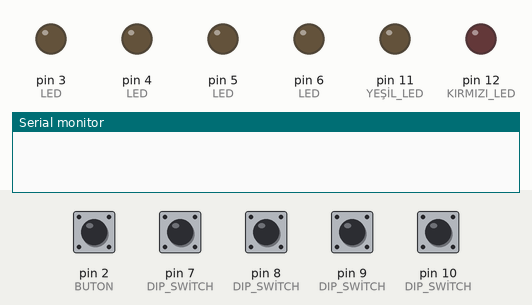
Recording of a sketch running on a simulated Arduino Uno, built with avr-gcc and run on an emulated ATmega328P. Parts: output pins drawn as LEDs (lit = HIGH), the last lines printed to the serial monitor. The test bench sets the inputs (shaded band); at power-on: pin 2 (BUTON), pin 7 (DIP_SWİTCH), pin 8 (DIP_SWİTCH), pin 9 (DIP_SWİTCH), pin 10 (DIP_SWİTCH) LOW. Random numbers use the default seed unless the sketch sets one.

Above: at 1.2 s.
1.3 s: pin 2 (BUTON) pulled HIGH for 0.15 s
At 2.5 s:
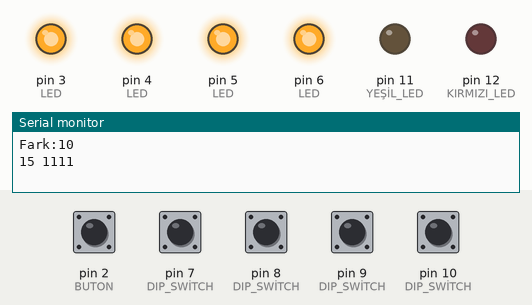
At 8.3 s:
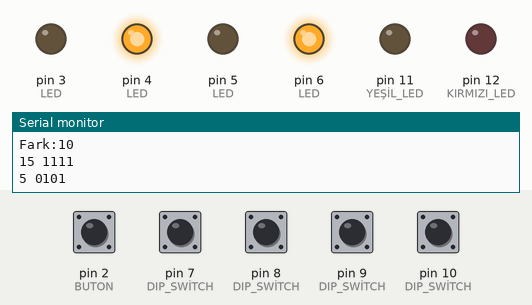
Timing chart, 0 to 28.8 s (numbered marks = the images above; inputs shaded):
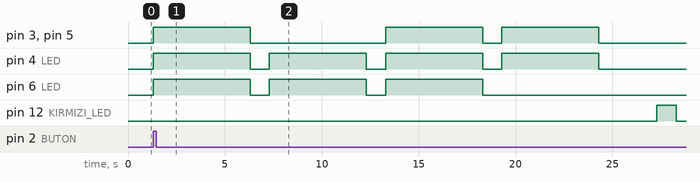

Measured:
- after the input at 1.3 s, pin 3 (LED): goes HIGH 5.0 s, LOW 7.0 s, HIGH 5.0 s, LOW 1.0 s, HIGH 5.0 s, then LOW, starting at once; pin 4 (LED): alternates HIGH for 5.0 s and LOW for 1.0 s, starting at once

The sketch:

Microcontroller_Game.ino
```cpp
int basla=0;
int sayi1,sayi2,sayi3,sayi4;
int fark=0;
void setup() {
  Serial.begin(9600); //SERİ HABERLEŞME
  randomSeed(analogRead(A0)); //RASTGELE  SAYI ÜRETME
  pinMode(2,INPUT);//BUTON

  pinMode(3,OUTPUT);//LED
  pinMode(4,OUTPUT);//LED
  pinMode(5,OUTPUT);//LED
  pinMode(6,OUTPUT);//LED

  pinMode(7,INPUT);//DIP SWİTCH
  pinMode(8,INPUT);//DIP SWİTCH
  pinMode(9,INPUT);//DIP SWİTCH
  pinMode(10,INPUT);//DIP SWİTCH

  pinMode(11,OUTPUT); //YEŞİL LED
  pinMode(12,OUTPUT); // KIRMIZI LED
}
void loop() {
  digitalWrite(3,LOW);
  digitalWrite(4,LOW);
  digitalWrite(5,LOW);
  digitalWrite(6,LOW);

  digitalWrite(11,LOW);
  digitalWrite(12,LOW);

  basla=digitalRead(2);
  if(basla)   //BUTUNA BASILINCA BAŞLA
    {
      sayi1=random(1,16); //Rastgele sayı üret
      sayi2=random(1,16); //Rastgele sayı üret
      sayi3=random(1,16); //Rastgele sayı üret
      sayi4=random(1,16); //Rastgele sayı üret

      int sayilarSirala[4];
      sayilarSirala[0]=sayi1;
      sayilarSirala[1]=sayi2;
      sayilarSirala[2]=sayi3;
      sayilarSirala[3]=sayi4;
      //EN BÜYÜK İLE EN KÜÇÜK BULMA
      int enBuyuk=sayilarSirala[0];
      int enKucuk=sayilarSirala[0];
      for(int sayac1=0;sayac1<=3;sayac1++){
        if(sayilarSirala[sayac1]>=enBuyuk){
          enBuyuk=sayilarSirala[sayac1];
        }
        if(sayilarSirala[sayac1]<=enKucuk){
          enKucuk=sayilarSirala[sayac1];
        }
      }
      fark=enBuyuk-enKucuk; //EN BÜYÜK SAYI İLE EN KÜÇÜK SAYI ARASINDAKİ FARK
      Serial.print("Fark:");Serial.println(fark);
      Serial.print(sayi1); Serial.print(" "); cevir(sayi1); Serial.println();
      Serial.print(sayi2); Serial.print(" "); cevir(sayi2); Serial.println();
      Serial.print(sayi3); Serial.print(" "); cevir(sayi3); Serial.println();
      Serial.print(sayi4); Serial.print(" "); cevir(sayi4); Serial.println();
      Serial.println("-------------");
      sorgu(fark);
    }
}
//SWİTCH GİRİLEN DEĞERLER İLE LEDDEKİ GİRİLEN DEĞERLERİN FARKI SORGU EDİLİYOR.
void sorgu(int fark2)
  {
  delay(1000);//DIP SWİTCDE GİRİLEN TOPLAM DEĞER İÇİN BEKLEME SÜRESİ
  int k[4],i;
  i=0;
  int dipSayi;
  //DİP SWİTCH DEĞER GİRME
   dipSayi=(digitalRead(7)*8)+(digitalRead(8)*4)+(digitalRead(9)*2)+(digitalRead(10)*1);
    k[4]=0;  k[3]=0;  k[2]=0;  k[1]=0;
    while(fark2>=1)
    {
      i++;
      k[i]=fark2%2;
      fark2=fark2/2;
    }
   delay(1000); //DEĞER GİRMEK İÇİN BEKLENEN SÜRE
   Serial.print("Dip Switch:"); Serial.print(dipSayi); //DİP SWİTCH'DEN GİRİLEN DEĞER

  //DİP SWİTCH İLE SAYININ EN BÜYÜK İLE EN KÜÇÜK SAYI ARASINDAKİ FARKIN DEĞERİNE GÖRE LED YANAR.
  if(dipSayi==fark)
  {
    digitalWrite(11,HIGH); delay(1000); Serial.println("-Dogru"); //Doğru değer ise Yeşil LED yanacak
  }
  else {
    digitalWrite(12,HIGH); delay(1000); Serial.println("-Yanlis");// Yanlış değerse Kırmızı LED yanacak
  }
  }
  //TABAN ÇEVİRME 10-->2
void cevir(int sayi)
{
  int k[10],i;
  i=0;
  k[4]=0;  k[3]=0;  k[2]=0;  k[1]=0;
    while(sayi>=1)
    {
      i++;
      k[i]=sayi%2;
      sayi=sayi/2;
    }

    Serial.print(k[4]);
    Serial.print(k[3]);
    Serial.print(k[2]);
    Serial.print(k[1]);
    //LEDLERİ DEĞERLERİNE GÖRE YANMASI SAĞLANIR.
    if(k[4]==1){digitalWrite(3,HIGH);}
    if(k[3]==1){digitalWrite(4,HIGH);}
    if(k[2]==1){digitalWrite(5,HIGH);}
    if(k[1]==1){digitalWrite(6,HIGH);}
    delay(5000);
    digitalWrite(3,LOW);
    digitalWrite(4,LOW);
    digitalWrite(5,LOW);
    digitalWrite(6,LOW);
    delay(1000);
}
```
